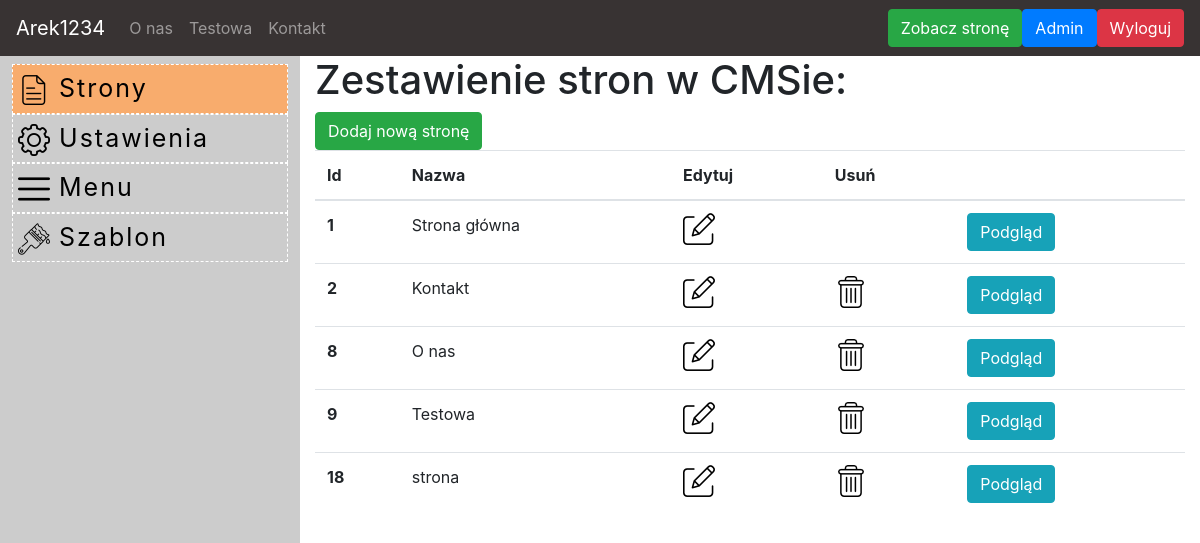
Page /admin-panel (signed in) on the committed database.
### tables this page shows
CREATE TABLE `contact_info` (
  `id` int(1) NOT NULL,
  `phone` varchar(20) NOT NULL,
  `mail` varchar(100) NOT NULL,
  `address` varchar(500) NOT NULL,
  `brand` varchar(60) NOT NULL
);

CREATE TABLE `pages` (
  `id` int(255) NOT NULL,
  `name` varchar(255) NOT NULL,
  `navigation` tinyint(1) NOT NULL DEFAULT '1',
  `title` varchar(255) NOT NULL,
  `description` varchar(500) NOT NULL,
  `inner_HTML` mediumtext NOT NULL,
  `url` varchar(255) NOT NULL,
  `robots` varchar(20) NOT NULL,
  `position` int(2) NOT NULL
);

### get-layout.php (called while the page is built)
<?php
    $query = "SELECT * FROM layout";
    $result = $conn->query($query);
    $colors = $result->fetch_assoc();
?>

### admin-panel.php (the view, shortened to what this page needs)
<?php
	if(!isset($_SESSION['user'])){
		$location = '/admin';
		header('Location: '.$location);
	}
	else {
?>
<body>
	<?php
		require_once('./modules/navbar.php');
		if(isset($_SESSION['user']))
		{
			require_once('./modules/sidenav.php');
	?>
	<div class="container-fluid">
		<div class="row">
		<div class="col-9 offset-3" id="main">
				<h1>Zestawienie stron w CMSie: </h1>
				<a class="btn btn-success" href="./edit-page.php?new-page=1">Dodaj nową stronę</a>
				<table class="table">
					<thead>
						<tr>
							<th>Id</th>
							<th>Nazwa</th>
							<th>Edytuj</th>
							<th>Usuń</th>
							<th></th>
						</tr>
					</thead>
					<tbody>
			<?php
				require_once("db-config.php");
				$query = "SELECT id, name, url FROM pages";
				$result = $conn->query($query);
				if ($result->num_rows > 0) {
					while($row = $result->fetch_assoc()) {
						$id = $row["id"];
						$name = $row["name"];
						?>
						<tr>
							<th scope="row"><?php echo $id?></th>
							<td><?php echo $name?></td>
							<td><a href="./edit-page?id=<?php echo $id;?>"> <img src="./images/edit.png"/> </a> </td>
							<td>
							<?php
								if($id != 1){
							?>
								<a href="/remove-page?id=<?php echo $row['id'];?>"> <img src="./images/delete.png"/> </a> </td>
							<?php
								}
							?>
							</td>
							<td>
								<a href="./index.php?page=<?php echo $row['url'];?>" class="btn btn-info">Podgląd</a>
							</td>
						</tr>
			<?php
					}
				}
			?>
			</tbody>
			</table>
			</div>
		</div>
	</div>
</body>
</html>
<?php } }?>

### modules/navbar.php (shortened to what this page needs)
<?php if (session_status() === PHP_SESSION_NONE) { session_start(); }
require_once("db-config.php");
require_once('get-layout.php');
$query1 = "SELECT * FROM contact_info WHERE id = 1";
$result1 = $conn->query($query1);
$row1 = $result1->fetch_assoc();
?>
<nav class="navbar navbar-expand-lg navbar-dark" style="background-color: <?php echo $colors['mainColor'];?>">
			<a class="navbar-brand" href="/"><?php echo $row1['brand'];?></a>
			<div class="collapse navbar-collapse" id="navbar">
				<ul class="navbar-nav mr-auto">
					<?php
						$nquery = "SELECT id, name, url FROM pages WHERE navigation=1 ORDER BY position";
						$nresult = $conn->query($nquery);
						if ($nresult->num_rows > 0) {
							while($nrow = $nresult->fetch_assoc()) {
								if($nrow['id'] != 1) {
					?>
								<li class="nav-item">
									<a class="nav-link" href="./index?page=<?php echo $nrow['url'];?>"><?php echo $nrow['name'];?></a>
								</li>
					<?php
								}
							}
						}
					?>
				</ul>
				<?php
					if(isset($_SESSION['user']))
					{
				?>
					<a class="btn btn-success" href="/">Zobacz stronę</a>
					<a class="btn btn-primary" href="admin-panel">Admin</a>
					<a class="btn btn-danger" href="logout.php">Wyloguj</a>
				<?php
					}
				?>
			</div>
</nav>

### modules/sidenav.php
<div class="col-3 px-1 position-fixed" style="background-color: #ccc;" id="sticky-sidebar">
    <div class="nav flex-column flex-nowrap vh-100 overflow-auto text-white p-2">
        <a class="navlink <?php if($_SERVER['REQUEST_URI'] == "/admin-panel") echo "active";?>" href="./admin-panel"><img src="./images/page.png"/> Strony </a>
        <a class="navlink <?php if($_SERVER['REQUEST_URI'] == "/settings") echo "active";?>" href="./settings"><img src="./images/settings.png"/> Ustawienia </a>
        <a class="navlink <?php if($_SERVER['REQUEST_URI'] == "/menu") echo "active";?>" href="./menu"><img src="./images/menu.png"/> Menu </a>
        <a class="navlink <?php if($_SERVER['REQUEST_URI'] == "/layout") echo "active";?>" href="./layout"><img src="./images/themes.png"/> Szablon </a>
    </div>
</div>

### style.css (style rules this page uses)
* { padding: 0; margin: 0; }
html { position: relative; min-height: 100%; font-family: 'Open Sans', sans-serif; }
a.navlink { text-decoration: none; color: black; display: block; padding: 5px; border: 1px dashed #fff; letter-spacing: 2px; font-size: 25px; }
a.navlink.active { background-color: #f8ac6d; }
table { background-color: #fff; }

### rows in the picture
contact_info: brand "Arek1234"
pages: name "O nas", id "8"
pages: name "Testowa", id "9"
pages: name "Kontakt", id "2"
pages: id "1", name "Strona główna"
pages: id "18", name "strona"
